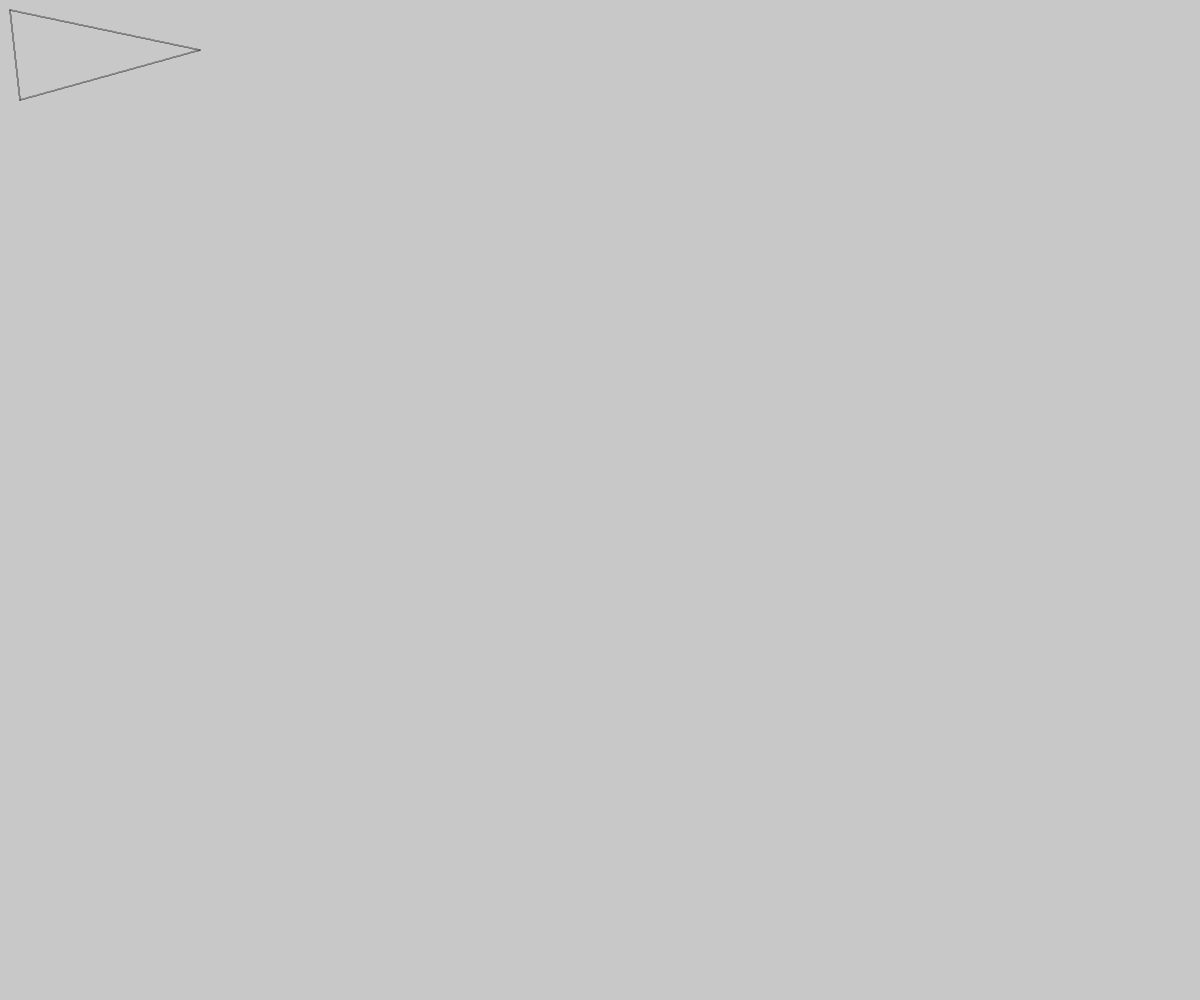
Frame 1 (no input)
Frame 60 (no input): identical to frame 1, image omitted
Frame 120 (the mouse pressed at the canvas centre since frame 60): identical to frame 1, image omitted

The p5.js sketch that drew this single still picture (run headless with seeded random() and noise() and a simulated clock; from frame 60 on, the mouse is pressed at the canvas centre):

// p5.js sketch
// ── sketch.js



var a  = {'x': 10, 'y':10}
var b  = {'x': 200, 'y':50}
var c  = {'x': 20, 'y':100}
var d  = {'x': 400, 'y':500}
var e  = {'x': 250, 'y':100}


var tri1 = [a, b, c] 
// Configurações aqui.
function setup() { 
    createCanvas(windowWidth, windowHeight);
    frameRate(100)
}

// Desenhar
function draw() { 
    
    background(200)

    triandoBresenham(a, b, c)
}

// desenha um ponto
function ponto(p, color = [0, 0, 0]) {
    point(aux0['x'], aux0['y']);     
}

// desenha uma linha de p1 ate p2
function bresenham(p0, p1, color = [0, 0, 0]) {
    stroke(color) // definindo a cor da linha
    var deltaX = p1['x'] - p0['x'];
    var deltaY = p1['y'] - p0['y'];

    var aux0  = {'x': p0['x'],'y': p0['y']}, 
    aux1 = {'x': p1['x'],'y': p1['y']}
    //armazenamento dos eixos
    //variaveis auxiliares para alteração dos pixels
    var eixoMaior, eixoMenor   

    var incrementoX0 = 0, 
        incrementoY0 = 0, 
        incrementoX1 = 0, 
        incrementoY1 = 0, 
        numerador;

    //testes para analisar se os eixos estão crescendo ou decrescendo de acordo com o delta

    if (deltaX > 0){            
        incrementoX0 = incrementoX1 = 1;
    }
    if (deltaX < 0){     
        incrementoX0 = incrementoX1 = -1;
    }
    if (deltaY > 0){              
        incrementoY0 = 1;
    }
    if (deltaY < 0){     
        incrementoY0 = -1 ;
    }

    if (Math.abs(deltaX) >= Math.abs(deltaY)){     
        eixoMaior = Math.abs(deltaX);
        eixoMenor = Math.abs(deltaY);
    } else {
        eixoMaior = Math.abs(deltaY);
        eixoMenor = Math.abs(deltaX);
            if(deltaY > 0){         
            incrementoY1 = 1;
        }
        if (deltaY < 0){    
            incrementoY1 = -1;
        } 
        incrementoX1 = 0;
    }
    numerador = eixoMaior/2;
    for (var i = 0; i <= eixoMaior; i++){
        point(aux0['x'], aux0['y']);

        numerador += eixoMenor;
        if (numerador > eixoMaior){
            numerador -= eixoMaior;
            aux0['x'] += incrementoX0;
            aux0['y'] += incrementoY0;
        }else {
            aux0['x'] += incrementoX1;
            aux0['y'] += incrementoY1;
        }
    } 
}

function triandoBresenham(a, b, c, color = [0, 0, 0]) {
    bresenham(a, b, color)
    bresenham(b, c, color)
    bresenham(c, a, color)
}

function moverPontoDir(p, v = 10){
    p['x'] += v
}
